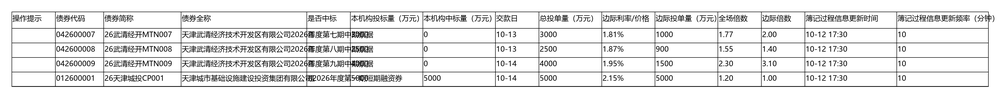
#> input picture bidbook_tool/tests/sample_table.png, 1000 x 98 px, shrunk from 4136 x 404 before the run; its folder holds only this picture in this run
$ python -i table.py   (imports and definitions only)
#> lines starting #> are read from the running program, lines starting #| are printed output that depends on the picture; after the words box and inside, x2 and y2 are one past the last pixel; in counts of white or black regions, pixels touching at a corner belong together
### bidbook_tool/bidbook/fuzzy.py
# -*- coding: utf-8 -*-
"""模糊匹配的薄封装。

优先用 rapidfuzz（快、准）；万一装不上或公司网络受限，自动退回到
标准库 difflib —— 匹配效果差一点点，但整个工具照样能用，
不会因为一个可选依赖把程序拦在门外。
"""

from __future__ import annotations

import re
from difflib import SequenceMatcher

try:  # pragma: no cover - 取决于运行环境
    from rapidfuzz import fuzz as _rf

    HAS_RAPIDFUZZ = True
except Exception:  # noqa: BLE001
    _rf = None
    HAS_RAPIDFUZZ = False


_PUNCT_RE = re.compile(r"[\s\(\)\[\]【】（）·・,，.。;；:：/／\\\-_—－]+")


# [39 lines left out: functions _clean, _difflib_ratio, _difflib_partial_ratio, _difflib_token_set_ratio, not called in this run]


if HAS_RAPIDFUZZ:

    def _guarded(fn, fallback):
        # [5 lines left out: function wrapper, not called in this run]

        return wrapper

    ratio = _guarded(_rf.ratio, _difflib_ratio)
    partial_ratio = _guarded(_rf.partial_ratio, _difflib_partial_ratio)
    token_set_ratio = _guarded(_rf.token_set_ratio, _difflib_token_set_ratio)

else:

    ratio = _difflib_ratio
    partial_ratio = _difflib_partial_ratio
    token_set_ratio = _difflib_token_set_ratio

### bidbook_tool/bidbook/table.py
# -*- coding: utf-8 -*-
"""表格重建：把散落的 OCR 文本框还原成「行 × 列」的表格，并认列。

思路（对固定表头的投标量表格非常稳）：
1. 用 OpenCV 形态学检测表格框线，得到列分隔线与行分隔线；
2. 若截图有水印、框线断了，退化到「按文字横坐标聚类」推列；
3. 表头行的文字按列合并后，用模糊匹配认到固定表头清单上
   （本机构投标量（万元）/ 边际利率/价格 / 全场倍数 / 边际倍数 …）；
4. 需要的三列就是「边际利率/价格、全场倍数、边际倍数」，其余列保留但不参与输出。

完全没有框线、也没有可辨认表头时，会给出候选列让用户在网页上手工指定。
"""

from __future__ import annotations

import re
from dataclasses import dataclass, field
from typing import Dict, List, Optional, Sequence, Tuple

import numpy as np

from . import fuzzy as fuzz
from .ocr import TextBox, first_number, normalise_text

# --------------------------------------------------------------------------- #
# 固定表头清单（用户给的原始表头）
# --------------------------------------------------------------------------- #

CANONICAL_HEADERS: List[str] = [
    "操作提示",
    "债券代码",
    "债券简称",
    "债券全称",
    "是否中标",
    "本机构投标量（万元）",
    "本机构中标量（万元）",
    "交款日",
    "总投单量（万元）",
    "边际利率/价格",
    "边际投单量（万元）",
    "全场倍数",
    "边际倍数",
    "簿记过程信息更新时间",
    "簿记过程信息更新频率（分钟）",
]

# 字段别名：OCR 结果 / 表头措辞与固定清单的常见差异
HEADER_ALIASES: Dict[str, List[str]] = {
    "操作提示": ["操作提示", "提示", "操作"],
    "债券代码": ["债券代码", "代码", "债券编码", "证券代码"],
    "债券简称": ["债券简称", "简称", "债券名称", "证券简称", "债券缩写"],
    "债券全称": ["债券全称", "全称"],
    "是否中标": ["是否中标", "中标", "是否"],
    "本机构投标量（万元）": ["本机构投标量（万元）", "本机构投标量", "投标量（万元）", "投标量", "本机构投标（万元）"],
    "本机构中标量（万元）": ["本机构中标量（万元）", "本机构中标量", "中标量（万元）", "中标量"],
    "交款日": ["交款日", "缴款日", "交款日期"],
    "总投单量（万元）": ["总投单量（万元）", "总投单量", "总投标量（万元）", "总投标量", "总投单"],
    "边际利率/价格": ["边际利率/价格", "边际利率/价", "边际利率", "边际价格", "目前边际", "当前边际", "边际"],
    "边际投单量（万元）": ["边际投单量（万元）", "边际投单量", "边际量（万元）", "边际量"],
    "全场倍数": ["全场倍数", "全场", "全场倍数（倍）"],
    "边际倍数": ["边际倍数", "边际", "边际倍数（倍）"],
    "簿记过程信息更新时间": ["簿记过程信息更新时间", "更新时间", "簿记更新时间"],
    "簿记过程信息更新频率（分钟）": ["簿记过程信息更新频率（分钟）", "更新频率", "频率（分钟）", "更新频率（分钟）"],
}

# 输出真正需要的三列
NEEDED_FIELDS = ["边际利率/价格", "全场倍数", "边际倍数"]

CODE_RE = re.compile(r"[A-Z0-9]{3,}")
NAME_RE = re.compile(r"[\u4e00-\u9fff]{2,}")
MONEYISH_RE = re.compile(r"^[\d,\.]+(?:万|亿|万元|亿元)?$")


# --------------------------------------------------------------------------- #
# 数据结构
# --------------------------------------------------------------------------- #

@dataclass
class RenderedCell:
    text: str
    box: Optional[TextBox] = None


@dataclass
class RenderedRow:
    y0: float
    y1: float
    cells: List[RenderedCell] = field(default_factory=list)

    # [4 lines left out: function text_at, not called in this run]

    @property
    def joined(self) -> str:
        return " ".join(c.text for c in self.cells if c.text)


@dataclass
class RenderedTable:
    rows: List[RenderedRow]
    columns: List[Tuple[float, float]]          # (x0, x1)
    column_texts: List[str]                     # 表头行每列的原始文字
    header_row: int
    header_map: Dict[int, str]                  # 列号 -> 固定表头名
    method: str                                 # grid | cluster
    image_width: int
    image_height: int
    grid_bbox: Optional[Tuple[float, float, float, float]] = None
    warnings: List[str] = field(default_factory=list)


@dataclass
class TableRow:
    """一行数据（表格里的一个债券）。"""

    code: str = ""
    name: str = ""
    raw_name: str = ""
    margin_rate: Optional[float] = None
    full_ratio: Optional[float] = None
    edge_ratio: Optional[float] = None
    index: int = 0
    row_y: float = 0.0
    missing: List[str] = field(default_factory=list)
    extra: Dict[str, str] = field(default_factory=dict)

    # [13 lines left out: function as_dict, not called in this run]


# --------------------------------------------------------------------------- #
# 框线检测
# --------------------------------------------------------------------------- #

def _to_gray(bgr: np.ndarray) -> np.ndarray:
    import cv2

    if bgr.ndim == 2:
        return bgr
    return cv2.cvtColor(bgr, cv2.COLOR_BGR2GRAY)


def _find_lines(binary_inv: np.ndarray, axis: str, min_len: int, thickness: int = 2) -> np.ndarray:
    import cv2

    if axis == "h":
        kernel = cv2.getStructuringElement(cv2.MORPH_RECT, (min_len, 1))
        opened = cv2.morphologyEx(binary_inv, cv2.MORPH_OPEN, kernel)
        dilate = cv2.getStructuringElement(cv2.MORPH_RECT, (min_len // 2 if min_len > 2 else 1, thickness))
    else:
        kernel = cv2.getStructuringElement(cv2.MORPH_RECT, (1, min_len))
        opened = cv2.morphologyEx(binary_inv, cv2.MORPH_OPEN, kernel)
        dilate = cv2.getStructuringElement(cv2.MORPH_RECT, (thickness, min_len // 2 if min_len > 2 else 1))
    return cv2.dilate(opened, dilate, iterations=1)


def _projection_lines(proj: np.ndarray, threshold: float) -> Tuple[List[int], List[int]]:
    """把投影曲线里超过阈值的连续段合并成中心线。"""
    strong = proj > threshold
    segs: List[Tuple[int, int]] = []
    start = None
    for i, s in enumerate(strong):
        if s and start is None:
            start = i
        elif not s and start is not None:
            segs.append((start, i - 1))
            start = None
    if start is not None:
        segs.append((start, len(strong) - 1))
    centres = [int(round((a + b) / 2)) for a, b in segs]
    widths = [(b - a + 1) for a, b in segs]
    return centres, widths


def detect_grid(bgr: np.ndarray) -> Optional[dict]:
    """检测表格框线。返回 cols/rows/bounds/method，检测不到返回 None。"""
    import cv2

    gray = _to_gray(bgr)
    h, w = gray.shape[:2]
    # 自适应二值化后再取反，兼容浅色框线
    # 注意 C 必须是正数：C 是「局部均值 - C」里的那个 C。写成负数（如 -2）时，
    # 大面积纯白区域（页边距、空单元格）会被判成墨迹，整片空白会被当成一条贯穿
    # 全表的长线，凭空多出好几列/好几行。C=10 表示「至少比局部背景暗 10 灰阶」才算墨。
    binary = cv2.adaptiveThreshold(
        gray, 255, cv2.ADAPTIVE_THRESH_MEAN_C, cv2.THRESH_BINARY_INV, 15, 10
    )
    _, binary_otsu = cv2.threshold(gray, 0, 255, cv2.THRESH_BINARY_INV + cv2.THRESH_OTSU)
    binary = cv2.bitwise_or(binary, binary_otsu)
    # 去掉最外圈 2 像素：自适应阈值在图片边缘会产生一条贯穿全高的假「竖线」，
    # 那会被当成一列边界，把整张表的列切开。
    if binary.shape[0] > 8 and binary.shape[1] > 8:
        binary[:2, :] = 0
        binary[-2:, :] = 0
        binary[:, :2] = 0
        binary[:, -2:] = 0

    min_h = max(20, int(w * 0.25))
    min_v = max(20, int(h * 0.10))
    horiz = _find_lines(binary, "h", min_h)
    vert = _find_lines(binary, "v", min_v)

    def strongest_axis(mask: np.ndarray, axis: str) -> Optional[dict]:
        if mask is None or mask.sum() == 0:
            return None
        proj = mask.sum(axis=1 if axis == "h" else 0).astype(float)
        # 横线：proj 是每行的横向跨度（上限 = 图宽）。竖线：proj 是每列的纵向跨度（上限 = 图高）。
        # 这里以前写反了，导致「又宽又矮」的表格（截图常见）竖线全被阈值滤掉、退化成 cluster 方案。
        length = w if axis == "h" else h
        thr = max(0.25 * (length * 255), 0.05 * proj.max())
        centres, widths = _projection_lines(proj, thr)
        if len(centres) < 2:
            # 阈值太狠，退一步：只要线段占到图长 10%、且不是明显的小碎块就算线。
            # （不能再用 0.5*proj.max()：表里总有一两条长线，那样退一步等于没退）
            thr = max(0.10 * (length * 255), 0.3 * proj.max())
            centres, widths = _projection_lines(proj, thr)
        if len(centres) < 2:
            return None
        return {"centres": centres, "widths": widths, "extent": float((mask > 0).sum())}

    hz = strongest_axis(horiz, "h")
    vt = strongest_axis(vert, "v")
    if not hz or not vt:
        return None

    rows = _dedup_positions(hz["centres"], tol=max(3, int(h * 0.004)))
    cols = _dedup_positions(vt["centres"], tol=max(3, int(w * 0.004)))
    if len(rows) < 3 or len(cols) < 4:
        return None

    bounds = (float(cols[0]), float(rows[0]), float(cols[-1]), float(rows[-1]))
    return {"cols": cols, "rows": rows, "bounds": bounds, "method": "grid"}


def _dedup_positions(values: Sequence[int], tol: int) -> List[int]:
    out: List[int] = []
    for v in sorted(values):
        if out and abs(v - out[-1]) <= tol:
            continue
        out.append(int(v))
    return out


# [96 lines left out: functions _cluster_columns, _column_spans, _assign_to_bands, _merge_texts, _column_limits, _cell_in_column, not called in this run]


_HEADER_ALIAS_FLAT: List[str] = sorted(
    {alias for aliases in HEADER_ALIASES.values() for alias in aliases},
    key=len,
    reverse=True,
)


# [497 lines left out: functions _overlapped_columns, _split_header_box, _split_spanning_boxes, _best_header_index, _alias_score, _header_score and 14 more, not called in this run]

>>> import cv2
>>> picture = cv2.imread('../tests/sample_table.png')
#> picture is the input picture: shape (98, 1000, 3); min 0, max 255, mean 229.9
>>> result = detect_grid(picture)
#> in detect_grid, `binary = cv2.adaptiveThreshold( gray, 255, cv2.ADAPTIVE_THRESH_MEAN_C,..`:
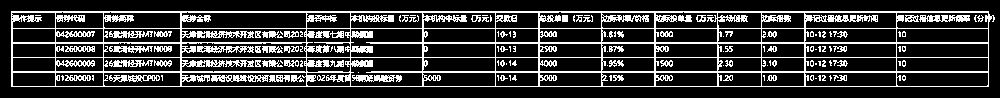
#> binary: shape (98, 1000); 21.4% white in thin lines or dots, all inside (x1, y1, x2, y2) = (11, 11, 995, 87)
#> in detect_grid, `_, binary_otsu = cv2.threshold(gray, 0, 255, cv2.THRESH_BINARY_INV + c..`:
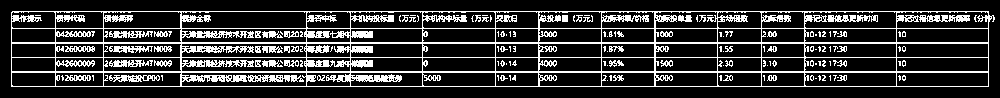
#> binary_otsu: shape (98, 1000); 20.5% white in thin lines or dots, all inside (x1, y1, x2, y2) = (11, 11, 995, 87)
#> in detect_grid, `binary = cv2.bitwise_or(binary, binary_otsu)`:
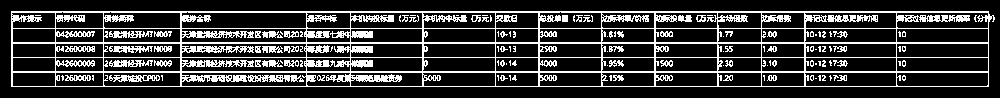
#> binary: shape (98, 1000); 21.8% white in thin lines or dots, all inside (x1, y1, x2, y2) = (11, 11, 995, 87)
#> in _find_lines, `opened = cv2.morphologyEx(binary_inv, cv2.MORPH_OPEN, kernel)`:
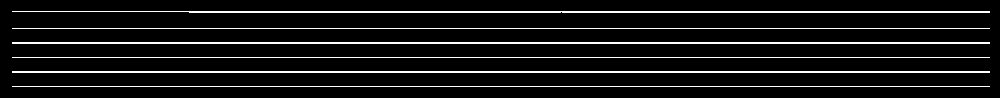
#> opened: shape (98, 1000); 8.8% white in thin lines or dots, all inside (x1, y1, x2, y2) = (12, 11, 990, 87)
#> in _find_lines, `return cv2.dilate(opened, dilate, iterations=1)`:
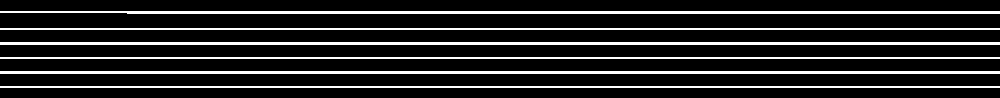
#> returned value: shape (98, 1000); 15.2% white; 6 white regions, box (x1, y1, x2, y2) and area: (0, 42, 1000, 45) 3000, (0, 71, 1000, 74) 3000, (0, 11, 1000, 14) 2873, (0, 28, 1000, 30) 2000, (0, 57, 1000, 59) 2000, (0, 86, 1000, 88) 2000
#> call 2 of _find_lines, with axis = 'v', min_len = 20, thickness = 2
#> in _find_lines (call 2), `opened = cv2.morphologyEx(binary_inv, cv2.MORPH_OPEN, kernel)`:
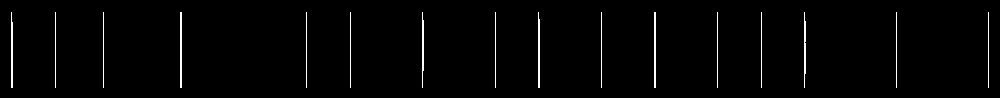
#> opened: shape (98, 1000); 1.6% white in thin lines or dots, all inside (x1, y1, x2, y2) = (11, 12, 989, 88)
#> in _find_lines (call 2), `return cv2.dilate(opened, dilate, iterations=1)`:
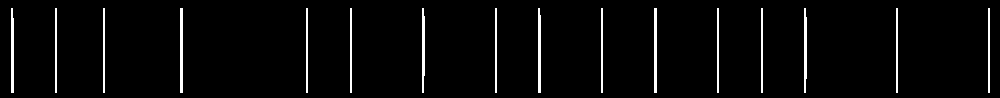
#> returned value: shape (98, 1000); 3.2% white in thin lines or dots, all inside (x1, y1, x2, y2) = (11, 8, 990, 93)
#> in strongest_axis, `proj = mask.sum(axis=1 if axis == "h" else 0).astype(float)`: proj = 98 values, max 255000 at index 11, min 0 at index 0, mean 38700.2
#> in strongest_axis, `thr = max(0.25 * (length * 255), 0.05 * proj.max())`: thr = 63750
#> the loop in _projection_lines, `for i, s in enumerate(strong):` made 98 passes
#> s on passes 1 to 12: False, False, False, False, False, False, False, False, False, False, False, True
#> after the loop in _projection_lines, `for i, s in enumerate(strong):`: segs = [(11, 13), (28, 29), (42, 44), (57, 58), (71, 73), (86, 87)]
#> in _projection_lines, `centres = [int(round((a + b) / 2)) for a, b in segs]`: centres = [12, 28, 43, 58, 72, 86]
#> in _projection_lines, `widths = [(b - a + 1) for a, b in segs]`: widths = [3, 2, 3, 2, 3, 2]
#> in strongest_axis, `centres, widths = _projection_lines(proj, thr)`: centres = [12, 28, 43, 58, 72, 86]; widths = [3, 2, 3, 2, 3, 2]
#> in detect_grid, `hz = strongest_axis(horiz, "h")`: hz = {'centres': [12, 28, 43, 58, 72, 86], 'widths': [3, 2, 3, 2, 3, 2], 'extent': 14873}
#> the loop in _projection_lines (call 2), `for i, s in enumerate(strong):` made 1000 passes
#> in detect_grid, `vt = strongest_axis(vert, "v")`: vt = {'centres': [12, 56, 104, 181, 306, 350, 423, 496, 539, 602, 655, 718, 762, 805, 896, 988], 'widths': [3, 2, 2, 3, 2, 2, 3, 2, 3, 2, 3, 2, 2, 3, 2, 2], 'extent': 3165}
#> in detect_grid, `rows = _dedup_positions(hz["centres"], tol=max(3, int(h * 0.004)))`: rows = [12, 28, 43, 58, 72, 86]
#> the loop in _dedup_positions (call 2), `for v in sorted(values):` made 16 passes
#> v on passes 1 to 12: 12, 56, 104, 181, 306, 350, 423, 496, 539, 602, 655, 718
#> in detect_grid, `cols = _dedup_positions(vt["centres"], tol=max(3, int(w * 0.004)))`: cols = [12, 56, 104, 181, 306, 350, 423, 496, 539, 602, 655, 718, 762, 805, 896, 988]
#> in detect_grid, `bounds = (float(cols[0]), float(rows[0]), float(cols[-1]), float(rows[..`: bounds = (12, 12, 988, 86)
#> result = {'cols': [12, 56, 104, 181, 306, 350, 423, 496, 539, 602, 655, 718, 762, 805, 896, 988], 'rows': [12, 28, 43, 58, 72, 86], 'bounds': (12, 12, 988, 86), 'method': 'grid'}
